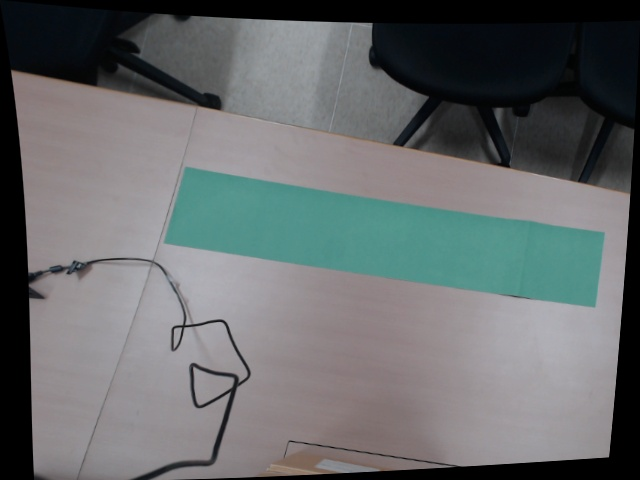
#> input picture Vision/camera_data/2019-12-22_22-03-58.jpg, 640 x 480 px, given in place of monitoring_3.png, which was not available
$ python image_parser.py
#> lines starting #> are read from the running program, lines starting #| are printed output that depends on the picture; after the words box and inside, x2 and y2 are one past the last pixel; in counts of white or black regions, pixels touching at a corner belong together; pictures that were not available may be replaced by others from this repository, and a replacement may not be noted
### Vision/coordinates.py
#
# https://www.geeksforgeeks.org/find-co-ordinates-of-contours-using-opencv-python/
# https://www.pyimagesearch.com/2014/08/25/4-point-opencv-getperspective-transform-example/

import numpy as np
import cv2
import imutils
import sys
import copy
# from scipy import stats
import os
base_dir = os.path.abspath(os.path.dirname(__file__))
parentdir = os.path.dirname(base_dir)
sys.path.append(parentdir)
from constants import level_set   # Inside parent folder
from constants import current_level
from constants import dict_symbol
from constants import dict_hsv   # Inside parent folder
from constants import dict_role_hsv

class imgParser():
    """ Get index of grid which is occupied by object

    matrix (list): 2D, recording each grid is occupied by what kind of object
    num_col (int): number of column of matrix
    num_row (int): number of row of matrix
    lat (numpy array): 1D, the horizontal center of each grid
    long (numpy array): 1D, the vertical center of each grid
    dict_symbol (dict): mapping object and symbol

    """

    # [281 lines left out: functions __init__, build_grid_center_points, find_index_on_puzzle, update_matrix, getSize, approx2_rect and 5 more, not called in this run]

# [7 lines that do not run on import are left out]

### image_parser.py
import cv2
import sys
import os
import numpy as np
import math

base_dir = os.path.abspath(os.path.dirname(__file__))
sys.path.append(os.path.join(base_dir, 'Vision'))

from Vision import coordinates
from coordinates import object_get_rect
from Vision import perspective_transform
from constants import dict_hsv
from constants import dict_role_hsv


class Vector:

    def __init__(self, x, y):
        self.x = x / math.sqrt(x*x+y*y)
        self.y = y / math.sqrt(x*x+y*y)

    def cross(self, other):
        return self.x * other.y - self.y * other.x


class Point:

    def __init__(self, x, y):
        self.x = x
        self.y = y

    def __sub__(self, other):
        return Vector(self.x - other.x, self.y - other.y)


class ImgParser():
    """ Takes cares of images from camera

    """

    def __init__(self, num_col, num_row):
        self.folder = os.path.join(base_dir, 'Vision', 'camera_data')
        self.img = self.read()

        self.M = np.zeros(1)
        self.warped_w = 0
        self.warped_h = 0
        self.get_perspective()
        # print(self.warped_w, self.warped_h)

        self.num_col = num_col
        self.num_row = num_row
        self.lat = np.zeros(num_col)
        self.long = np.zeros(num_row)
        self.build_grid_center_points()

        print('Xinyi robot')
        self.robot_contour, self.robot_yolo_form, self.robot_angle = \
            self.get_object_4p_xywh(role="robot")
        print('Xinyi Box')
        self.box_contour, self.box_yolo_form, self.box_angle = self.get_object_4p_xywh(role="box")


    def read(self):
        fn = os.path.join(self.folder, 'monitoring_3.png') # 'shapes.png'
        print(fn)
        self.img = cv2.imread(fn)
#> self.img is the input picture: shape (480, 640, 3); mean B, G, R 107.5, 106.5, 102.6


    def color_filter(self, img, light, dark):
#> called with light = (46, 30, 80), dark = (100, 255, 255)
        hsv_img = cv2.cvtColor(img, cv2.COLOR_BGR2HSV)
#> hsv_img: shape (480, 640, 3); mean H, S, V 104.7, 39.7, 111.3
        mask = cv2.inRange(hsv_img, light, dark)
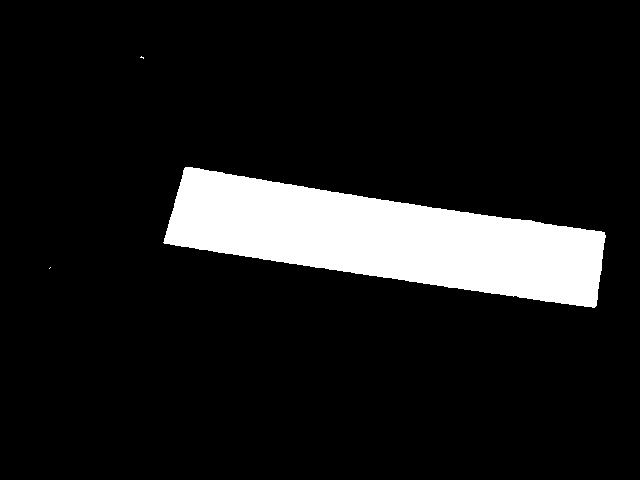
#> mask: shape (480, 640); 10.9% white; 3 white regions (2 under 20 px), largest, box (x1, y1, x2, y2) and area: (163, 167, 606, 308) 33513
        segment = cv2.bitwise_and(img, img, mask=mask)
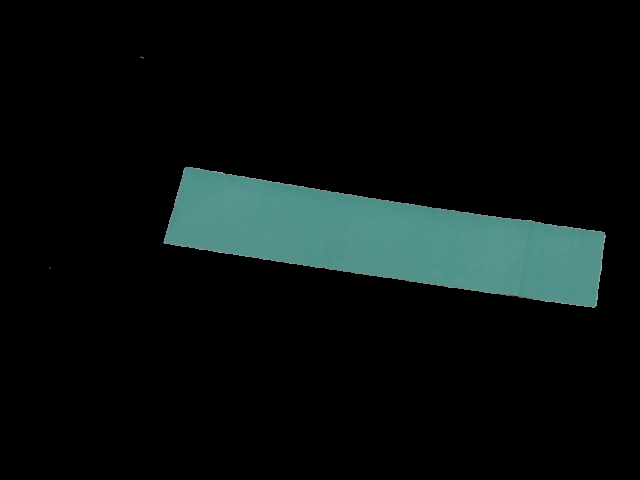
#> segment: shape (480, 640, 3); mean B, G, R 15.1, 15.9, 9.1
        return segment

    def get_perspective(self, area=15000):
        self.read()

        # Target at wall
        segment = self.color_filter(self.img,
            dict_role_hsv["wall"]["light"],
            dict_role_hsv["wall"]["dark"])
        if np.sum(segment) == 0:
            raise ValueError("Xinyi: Can not detect color of wall in this image")
            sys.exit(1)
        segment = cv2.cvtColor(segment, cv2.COLOR_BGR2GRAY)
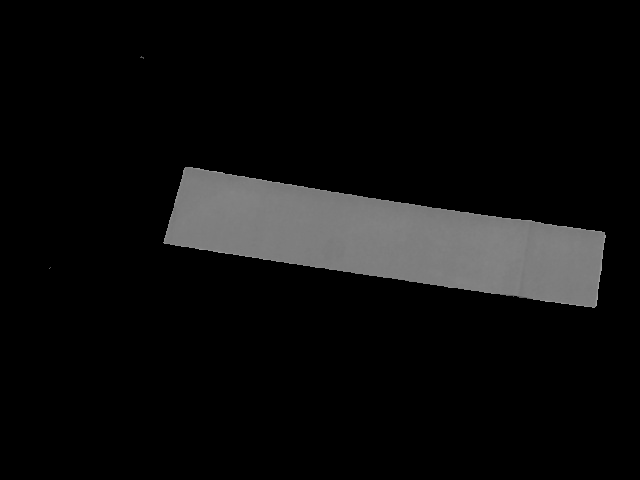
#> segment: shape (480, 640); min 0, max 164, mean 13.8

        # Note: kernel size is depend on the puzzle in image
        # segment = cv2.GaussianBlur(segment, (15, 15), 0)
        # # apply Canny edge detection using a wide threshold, tight
        # # threshold, and automatically determined threshold
        # # segment = self.auto_canny(segment)
        segment = cv2.Canny(segment, 20, 160)
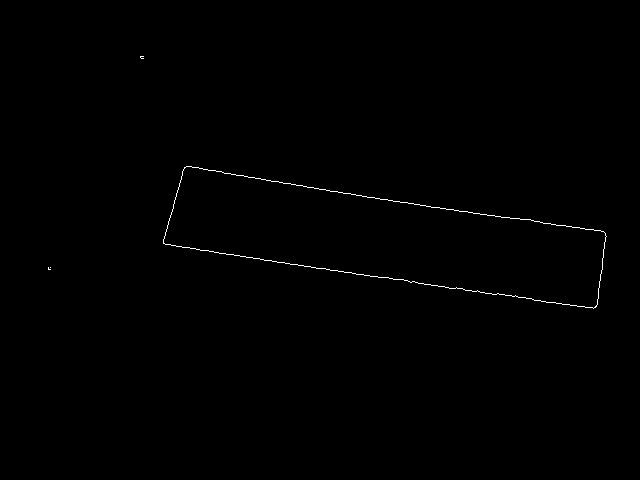
#> segment: shape (480, 640); 0.33% white in thin lines or dots, all inside (x1, y1, x2, y2) = (48, 56, 607, 309)

        if False:
            cv2.namedWindow( 'raw',cv2.WINDOW_AUTOSIZE)
            cv2.namedWindow( 'seg',cv2.WINDOW_AUTOSIZE)
            cv2.imshow('raw', img)
            cv2.imshow('seg', segment)
            # k = cv2.waitKey(0)
            # # Exiting the window if 'q'/ESC is pressed on the keyboard.
            # if (k%256 == 27) or (k%256 == 81) or (k%256 == 113):
                # cv2.destroyAllWindows()


        # # Filter out noisy shapes and smooth the edges
        # # Note: kernel size is depend on the puzzle in image
        kernel = np.ones((15,15),np.uint8)
        segment = cv2.morphologyEx(segment, cv2.MORPH_CLOSE, kernel)
        # segment = cv2.dilate(segment, (20, 20), 10)
        # segment = cv2.erode(segment, (20, 20), 10)
        # segment = cv2.morphologyEx(segment, cv2.MORPH_OPEN, kernel)
        if False:
            cv2.namedWindow( 'filtered',cv2.WINDOW_AUTOSIZE)
            cv2.imshow('filtered', segment)
            k = cv2.waitKey(0)
            # Exiting the window if 'q'/ESC is pressed on the keyboard.
            if (k%256 == 27) or (k%256 == 81) or (k%256 == 113):
                cv2.destroyAllWindows()
                img_name = os.path.join(self.folder, "{}.png".format("filt"))
                cv2.imwrite(img_name, segment)
        # Get outermost contour
        list_contour, list_yolo_form, list_angle = coordinates.get_rect(
            segment, bg='black',
            skew=False, area=dict_role_hsv["wall"]["area"])
#> in approx2_rect, `contours = cv2.findContours(threshold, cv2.RETR_EXTERNAL, cv2.CHAIN_AP..`: contours = 3 contours, 2 with area under 20; largest, box (x1, y1, x2, y2) and area: (163, 166, 607, 309) 33812
#> in approx2_rect, `cnts = imutils.grab_contours(contours)`: cnts has the same summary as contours
#> the loop in approx2_rect, `for cnt in cnts : # print('Xinyi contourArea ',cv2.contourArea(cnt))` made 3 passes
#> after the loop in approx2_rect, `for cnt in cnts :`: list_angle = []

        if len(list_yolo_form) == 0:
            raise ValueError("Xinyi: Get too many rectangles.")
            sys.exit(1)

        # Arrange vertexes in the manner four_point_transform() wants
        # pts = np.zeros(shape=(4,2))
        # for idx, pt in np.ndenumerate(list_contour[0]):
            # pts[idx] = pt
        pts = list_contour[0].reshape((4,2))

        # Calculate transformation matrix and save it
        (warped,
         self.M,
         self.warped_w,
         self.warped_h) = perspective_transform.four_point_transform(segment, pts, ret=True)

    # [147 lines left out: functions bird_view, are_collinear, get_object_4p_xywh, update_point, get_center_point, build_grid_center_points and 1 more, not called in this run]

if __name__ == '__main__':
#> (the run stopped early here; a loop or call above may not have finished)

$ run again, on Vision/camera_data/2_monitoring_2.png
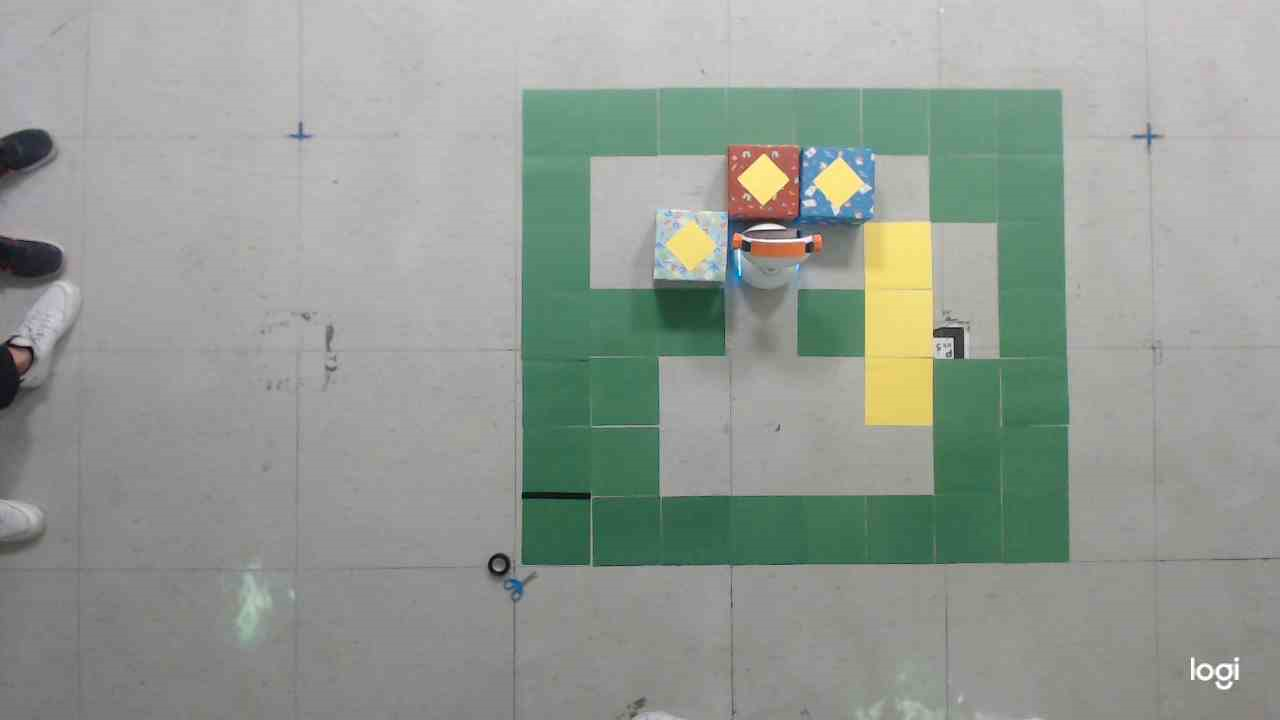
#> input picture Vision/camera_data/2_monitoring_2.png, 1280 x 720 px, given in place of monitoring_3.png, which was not available
#> in read, self.img is the input picture: shape (720, 1280, 3); mean B, G, R 147.9, 155.2, 147.6
#> hsv_img: shape (720, 1280, 3); mean H, S, V 24.8, 23.3, 156.4
#> in color_filter, `mask = cv2.inRange(hsv_img, light, dark)`:
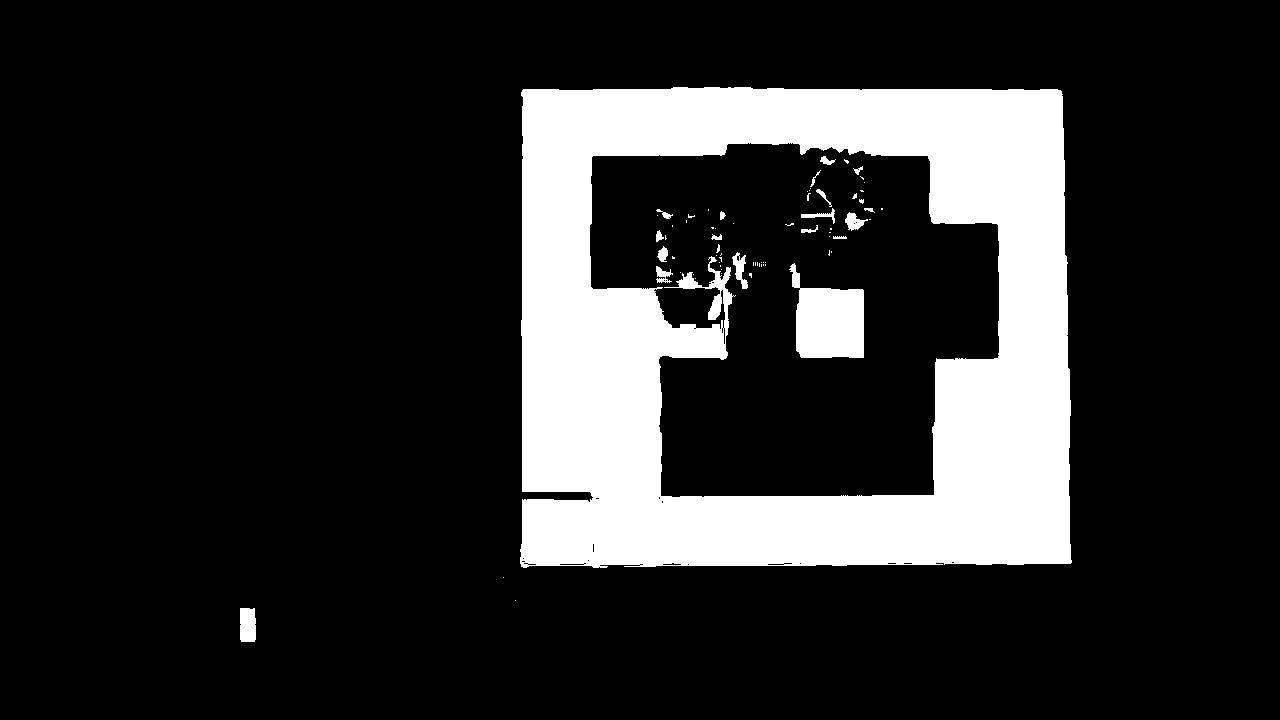
#> mask: shape (720, 1280); 17.1% white; 71 white regions (51 under 20 px), largest, box (x1, y1, x2, y2) and area: (520, 87, 1072, 568) 150793, (789, 263, 864, 358) 4787, (240, 608, 256, 642) 525
#> in get_perspective, `segment = cv2.morphologyEx(segment, cv2.MORPH_CLOSE, kernel)`:
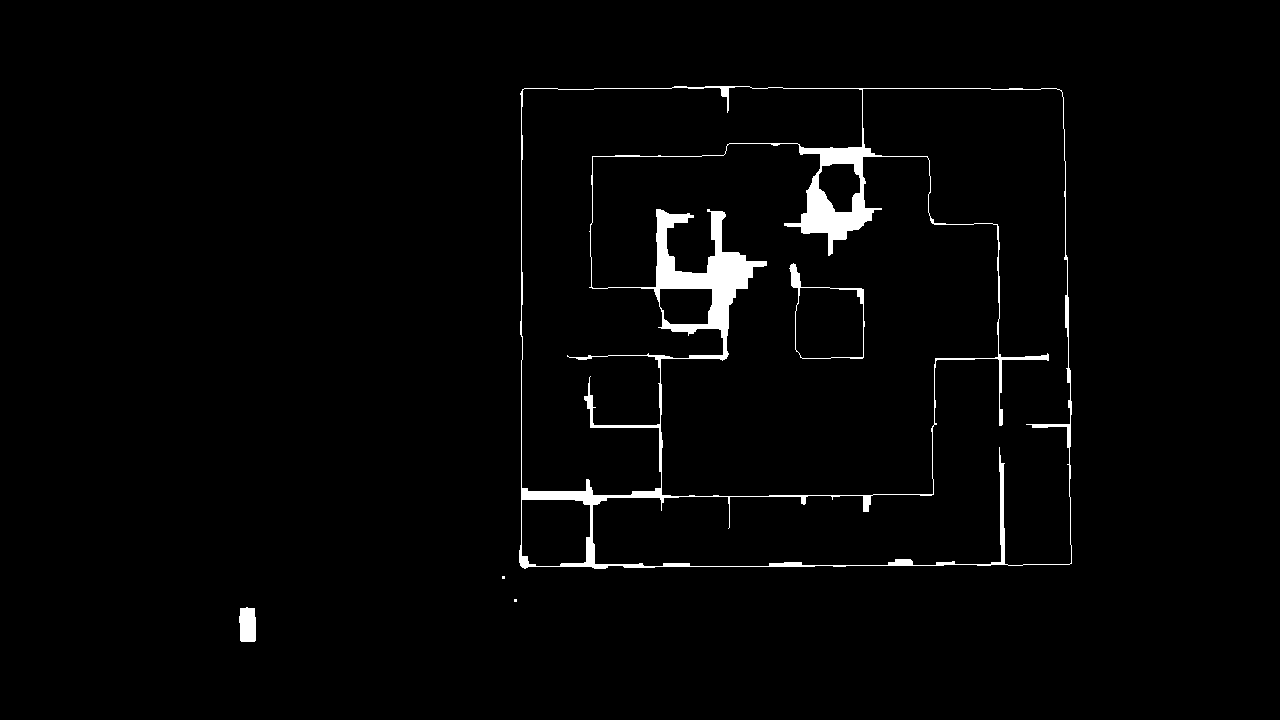
#> segment: shape (720, 1280); 2.1% white; 5 white regions (2 under 20 px)
#> contours = 4 contours, 2 with area under 20; largest, box (x1, y1, x2, y2) and area: (519, 86, 1072, 569) 260998, (239, 607, 256, 642) 494
#> cnts has the same summary as contours
#> the loop in approx2_rect, `for cnt in cnts : # print('Xinyi contourArea ',cv2.contourArea(cnt))` made 4 passes
#> after the loop in approx2_rect, `for cnt in cnts :`: list_angle = []

$ run again, on Vision/camera_data/calibration_0.png
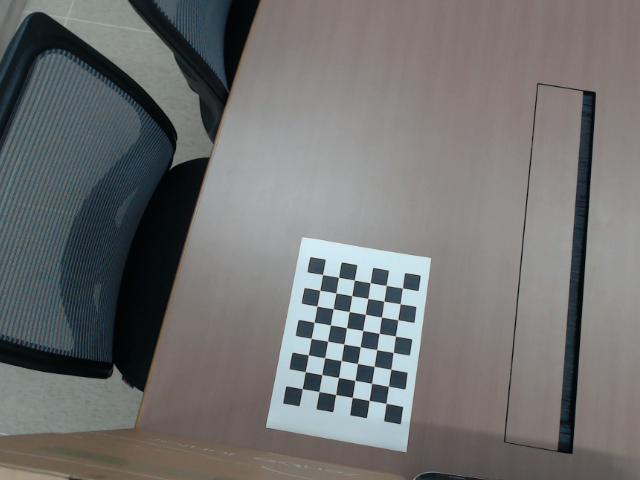
#> input picture Vision/camera_data/calibration_0.png, 640 x 480 px, given in place of monitoring_3.png, which was not available
#> in read, self.img is the input picture: shape (480, 640, 3); mean B, G, R 112.7, 113.4, 112.8
#> hsv_img: shape (480, 640, 3); mean H, S, V 48.9, 38.9, 119.4
#> in color_filter, `mask = cv2.inRange(hsv_img, light, dark)`:
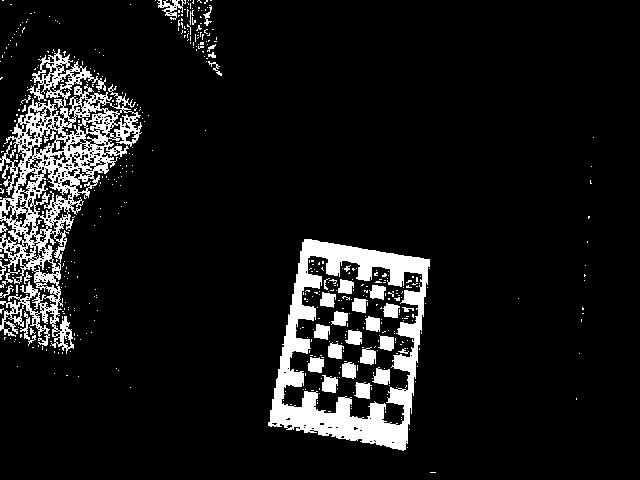
#> mask: shape (480, 640); 9.4% white; 514 white regions (476 under 20 px), largest, box (x1, y1, x2, y2) and area: (0, 49, 142, 354) 12353, (268, 239, 430, 451) 10935, (157, 0, 186, 20) 224
#> in get_perspective, `segment = cv2.morphologyEx(segment, cv2.MORPH_CLOSE, kernel)`:
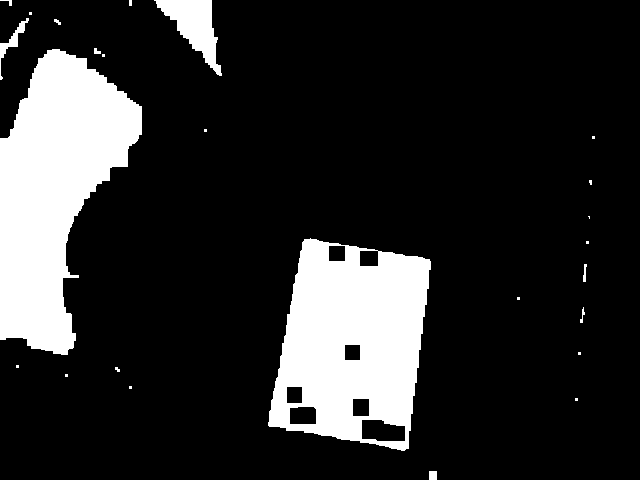
#> segment: shape (480, 640); 17% white; 25 white regions (15 under 20 px)
#> contours = 25 contours, 19 with area under 20; largest, box (x1, y1, x2, y2) and area: (268, 238, 431, 451) 25797, (0, 49, 142, 355) 25052, (154, 0, 222, 76) 2084, (0, 18, 29, 80) 250, (429, 471, 437, 480) 56, (583, 264, 587, 282) 26
#> cnts has the same summary as contours
#> the loop in approx2_rect, `for cnt in cnts : # print('Xinyi contourArea ',cv2.contourArea(cnt))` made 25 passes
#> after the loop in approx2_rect, `for cnt in cnts :`: list_angle = []
